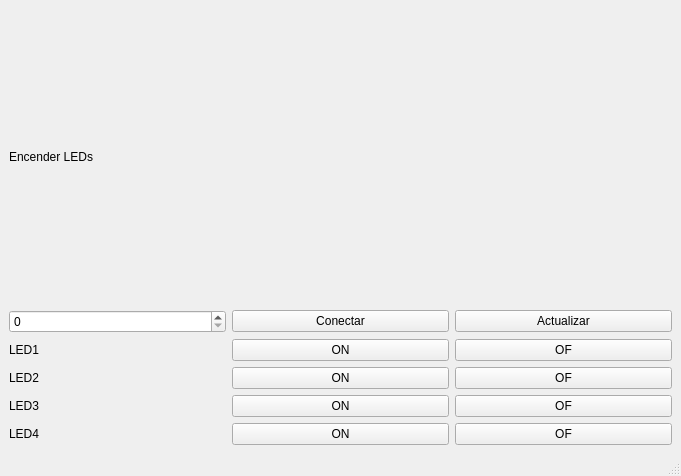
<?xml version="1.0" encoding="UTF-8"?>
<ui version="4.0">
 <class>MainWindow</class>
 <widget class="QMainWindow" name="MainWindow">
  <property name="geometry">
   <rect>
    <x>0</x>
    <y>0</y>
    <width>681</width>
    <height>476</height>
   </rect>
  </property>
  <property name="windowTitle">
   <string>MainWindow</string>
  </property>
  <widget class="QWidget" name="centralwidget">
   <layout class="QVBoxLayout" name="verticalLayout_4">
    <item>
     <widget class="QLabel" name="label">
      <property name="text">
       <string>Encender LEDs</string>
      </property>
     </widget>
    </item>
    <item>
     <layout class="QHBoxLayout" name="horizontalLayout">
      <item>
       <widget class="QSpinBox" name="spinBox"/>
      </item>
      <item>
       <widget class="QPushButton" name="pushButton">
        <property name="text">
         <string>Conectar</string>
        </property>
       </widget>
      </item>
      <item>
       <widget class="QPushButton" name="pushButton_2">
        <property name="text">
         <string>Actualizar</string>
        </property>
       </widget>
      </item>
     </layout>
    </item>
    <item>
     <layout class="QHBoxLayout" name="horizontalLayout_2">
      <item>
       <layout class="QVBoxLayout" name="verticalLayout">
        <item>
         <widget class="QLabel" name="label_2">
          <property name="text">
           <string>LED1</string>
          </property>
         </widget>
        </item>
        <item>
         <widget class="QLabel" name="label_3">
          <property name="text">
           <string>LED2</string>
          </property>
         </widget>
        </item>
        <item>
         <widget class="QLabel" name="label_4">
          <property name="text">
           <string>LED3</string>
          </property>
         </widget>
        </item>
        <item>
         <widget class="QLabel" name="label_5">
          <property name="text">
           <string>LED4</string>
          </property>
         </widget>
        </item>
       </layout>
      </item>
      <item>
       <layout class="QVBoxLayout" name="verticalLayout_2">
        <item>
         <widget class="QPushButton" name="pushButton_3">
          <property name="text">
           <string>ON</string>
          </property>
         </widget>
        </item>
        <item>
         <widget class="QPushButton" name="pushButton_5">
          <property name="text">
           <string>ON</string>
          </property>
         </widget>
        </item>
        <item>
         <widget class="QPushButton" name="pushButton_7">
          <property name="text">
           <string>ON</string>
          </property>
         </widget>
        </item>
        <item>
         <widget class="QPushButton" name="pushButton_9">
          <property name="text">
           <string>ON</string>
          </property>
         </widget>
        </item>
       </layout>
      </item>
      <item>
       <layout class="QVBoxLayout" name="verticalLayout_3">
        <item>
         <widget class="QPushButton" name="pushButton_4">
          <property name="text">
           <string>OF</string>
          </property>
         </widget>
        </item>
        <item>
         <widget class="QPushButton" name="pushButton_6">
          <property name="text">
           <string>OF</string>
          </property>
         </widget>
        </item>
        <item>
         <widget class="QPushButton" name="pushButton_8">
          <property name="text">
           <string>OF</string>
          </property>
         </widget>
        </item>
        <item>
         <widget class="QPushButton" name="pushButton_10">
          <property name="text">
           <string>OF</string>
          </property>
         </widget>
        </item>
       </layout>
      </item>
     </layout>
    </item>
   </layout>
  </widget>
  <widget class="QMenuBar" name="menubar">
   <property name="geometry">
    <rect>
     <x>0</x>
     <y>0</y>
     <width>681</width>
     <height>33</height>
    </rect>
   </property>
  </widget>
  <widget class="QStatusBar" name="statusbar"/>
 </widget>
 <resources/>
 <connections/>
</ui>
